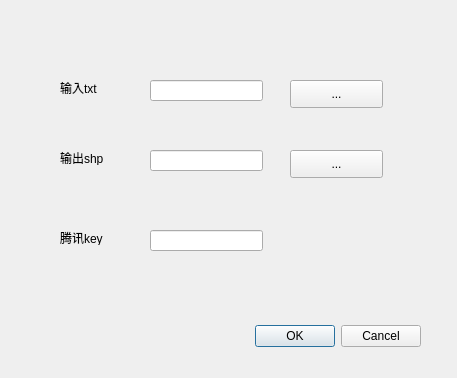
<?xml version="1.0" encoding="UTF-8"?>
<ui version="4.0">
 <class>geotoolDialogBase</class>
 <widget class="QDialog" name="geotoolDialogBase">
  <property name="geometry">
   <rect>
    <x>0</x>
    <y>0</y>
    <width>457</width>
    <height>378</height>
   </rect>
  </property>
  <property name="windowTitle">
   <string>geotool</string>
  </property>
  <widget class="QDialogButtonBox" name="button_box">
   <property name="geometry">
    <rect>
     <x>80</x>
     <y>320</y>
     <width>341</width>
     <height>32</height>
    </rect>
   </property>
   <property name="orientation">
    <enum>Qt::Horizontal</enum>
   </property>
   <property name="standardButtons">
    <set>QDialogButtonBox::Cancel|QDialogButtonBox::Ok</set>
   </property>
  </widget>
  <widget class="QLabel" name="label">
   <property name="geometry">
    <rect>
     <x>60</x>
     <y>80</y>
     <width>72</width>
     <height>15</height>
    </rect>
   </property>
   <property name="text">
    <string>输入txt</string>
   </property>
  </widget>
  <widget class="QLabel" name="label_2">
   <property name="geometry">
    <rect>
     <x>60</x>
     <y>150</y>
     <width>72</width>
     <height>15</height>
    </rect>
   </property>
   <property name="text">
    <string>输出shp</string>
   </property>
  </widget>
  <widget class="QLabel" name="label_3">
   <property name="geometry">
    <rect>
     <x>60</x>
     <y>230</y>
     <width>72</width>
     <height>15</height>
    </rect>
   </property>
   <property name="text">
    <string>腾讯key</string>
   </property>
  </widget>
  <widget class="QLineEdit" name="lineEditTxt">
   <property name="geometry">
    <rect>
     <x>150</x>
     <y>80</y>
     <width>113</width>
     <height>21</height>
    </rect>
   </property>
  </widget>
  <widget class="QLineEdit" name="lineEditShp">
   <property name="geometry">
    <rect>
     <x>150</x>
     <y>150</y>
     <width>113</width>
     <height>21</height>
    </rect>
   </property>
  </widget>
  <widget class="QLineEdit" name="lineEditKey">
   <property name="geometry">
    <rect>
     <x>150</x>
     <y>230</y>
     <width>113</width>
     <height>21</height>
    </rect>
   </property>
  </widget>
  <widget class="QPushButton" name="pushButtonTxt">
   <property name="geometry">
    <rect>
     <x>290</x>
     <y>80</y>
     <width>93</width>
     <height>28</height>
    </rect>
   </property>
   <property name="text">
    <string>...</string>
   </property>
  </widget>
  <widget class="QPushButton" name="pushButtonShp">
   <property name="geometry">
    <rect>
     <x>290</x>
     <y>150</y>
     <width>93</width>
     <height>28</height>
    </rect>
   </property>
   <property name="text">
    <string>...</string>
   </property>
  </widget>
 </widget>
 <resources/>
 <connections>
  <connection>
   <sender>button_box</sender>
   <signal>accepted()</signal>
   <receiver>geotoolDialogBase</receiver>
   <slot>accept()</slot>
   <hints>
    <hint type="sourcelabel">
     <x>20</x>
     <y>20</y>
    </hint>
    <hint type="destinationlabel">
     <x>20</x>
     <y>20</y>
    </hint>
   </hints>
  </connection>
  <connection>
   <sender>button_box</sender>
   <signal>rejected()</signal>
   <receiver>geotoolDialogBase</receiver>
   <slot>reject()</slot>
   <hints>
    <hint type="sourcelabel">
     <x>20</x>
     <y>20</y>
    </hint>
    <hint type="destinationlabel">
     <x>20</x>
     <y>20</y>
    </hint>
   </hints>
  </connection>
 </connections>
</ui>
